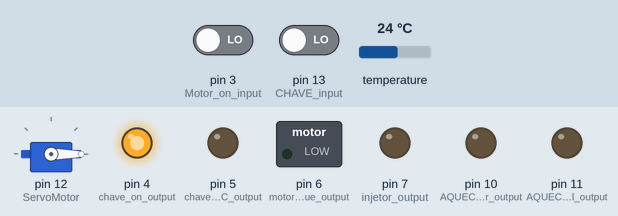
Recording of a sketch running on a simulated Arduino Uno, built with avr-gcc and run on an emulated ATmega328P. Parts: servo, switched loads named in the sketch (green lamp = pin HIGH), output pins drawn as LEDs (lit = HIGH). The test bench sets the inputs (shaded band); at power-on: pin 13 (CHAVE_input) LOW, pin 3 (Motor_on_input) LOW, temperature 24 °C.

Above: at 1.2 s.
1.3 s: pin 13 (CHAVE_input) driven HIGH
At 2.9 s:
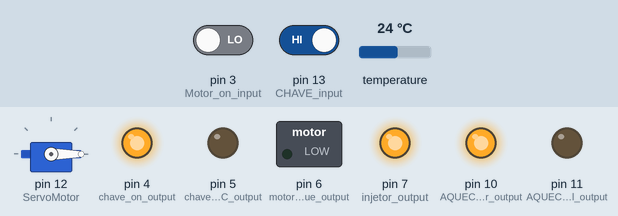
3.5 s: pin 3 (Motor_on_input) driven HIGH
At 5.5 s:
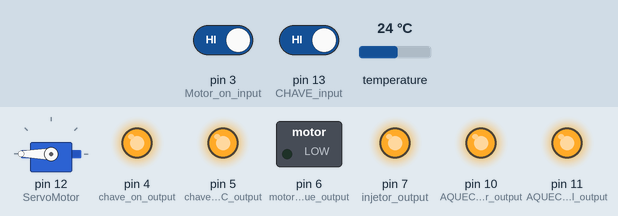
5.8 s: pin 3 (Motor_on_input) driven LOW
At 8.5 s:
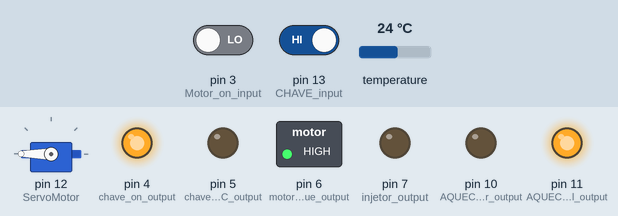
8.8 s: pin 3 (Motor_on_input) driven HIGH
At 11.6 s:
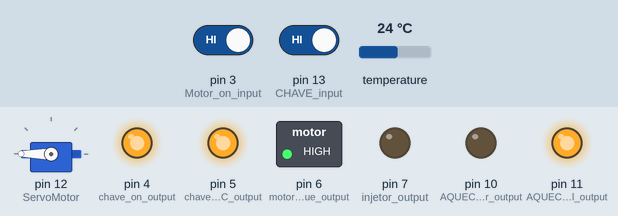
11.8 s: pin 13 (CHAVE_input) driven LOW
At 12.9 s:
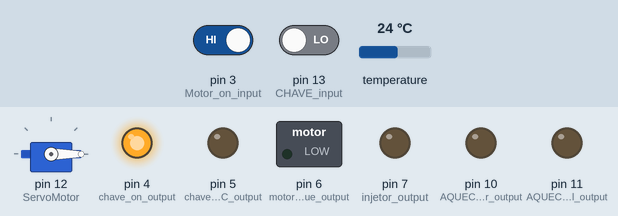
13.4 s: pin 13 (CHAVE_input) driven HIGH
At 14.5 s:
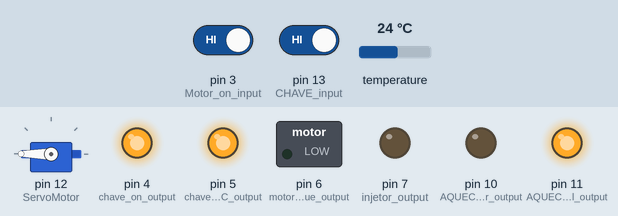
Timing chart, 0 to 16.4 s (numbered marks = the images above; inputs shaded):
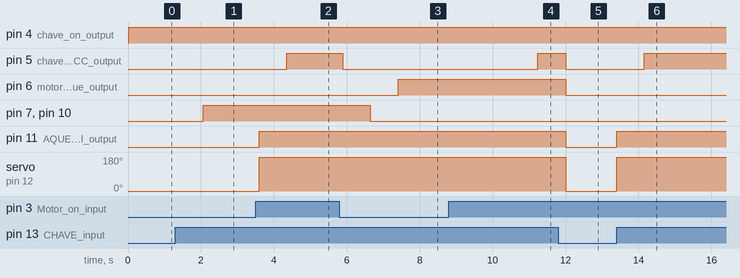

Measured:
- after the input at 1.3 s, pin 7 (injetor_output), pin 10 (AQUECEDOR_injetor_output): LOW → HIGH after 0.76 s
- after the input at 3.5 s, pin 5 (chave_ACC_output): LOW → HIGH after 0.86 s; pin 11 (AQUECEDOR_combustivel_output): LOW → HIGH after 0.09 s; servo on pin 12 (ServoMotor): 0° → 180° after 0.09 s
- after the input at 5.8 s, pin 5 (chave_ACC_output): HIGH → LOW after 0.09 s; pin 6 (motor_arranque_output): LOW → HIGH after 1.6 s; pin 7 (injetor_output), pin 10 (AQUECEDOR_injetor_output): HIGH → LOW after 0.85 s
- after the input at 8.8 s, pin 5 (chave_ACC_output): LOW → HIGH after 2.4 s
- after the input at 11.8 s, pin 5 (chave_ACC_output), pin 6 (motor_arranque_output), pin 11 (AQUECEDOR_combustivel_output): HIGH → LOW after 0.20 s; servo on pin 12 (ServoMotor): 180° → 0° after 0.20 s
- after the input at 13.4 s, pin 5 (chave_ACC_output): LOW → HIGH after 0.76 s; pin 11 (AQUECEDOR_combustivel_output): LOW → HIGH at once; servo on pin 12 (ServoMotor): 0° → 180° at once

The sketch:

Ligar_Motor_arduino-1.ino
```cpp
/*
 * Parte 1 - Arduino
 * Automação da partida do motor
 */

#include "Servo.h"
#include <OneWire.h>
#include <DallasTemperature.h>

//definindo pinos de entradas
#define ONE_WIRE_BUS 2

OneWire oneWire(ONE_WIRE_BUS);
DallasTemperature sensors(&oneWire);
DeviceAddress sensor1;

#define Motor_on_input 3


//definindo pinos de saídas
#define  chave_on_output 4
#define chave_ACC_output 5
#define motor_arranque_output 6
#define injetor_output 7
#define farol_output 8
#define farolmilha_output 9
#define AQUECEDOR_injetor_output 10
#define AQUECEDOR_combustivel_output 11
#define ServoMotor 12


#define CHAVE_input 13

Servo meuservo; // Cria o objeto servo para programação
int angulo = 0;

//definindo variveis
int Chave = 0;
int vfarol = 0;
int vfarolmilha = 0;
int temp = 0;
boolean Status_car = false;

int MOTOR_on = 0;

unsigned long time0;
unsigned long time1;
unsigned long time2;
unsigned long time3;

void setup() {
  sensors.begin();

//definindo entradas

pinMode(Motor_on_input, INPUT);


pinMode(CHAVE_input, INPUT);


//definindo saídas
pinMode(chave_on_output, OUTPUT);
pinMode(chave_ACC_output, OUTPUT);
pinMode(motor_arranque_output, OUTPUT);
pinMode(injetor_output, OUTPUT);
pinMode(AQUECEDOR_injetor_output, OUTPUT);
pinMode(AQUECEDOR_combustivel_output, OUTPUT);


meuservo.attach(ServoMotor);

//Iniciando rele com desligado
digitalWrite(AQUECEDOR_injetor_output, LOW);
digitalWrite(AQUECEDOR_combustivel_output, LOW);
digitalWrite(chave_on_output, LOW);
digitalWrite(chave_ACC_output, LOW);
digitalWrite(motor_arranque_output, LOW);
digitalWrite(injetor_output, LOW);
meuservo.write(angulo);
}

void loop() {


Chave = digitalRead(CHAVE_input);
Car_On();

if (Chave == 1) {

Status_car = Car_ONLINE();

  if (Status_car) {  // VERIFICAÇÀO PARA VER SE O MOTOR JA ESTA LIGADO
    digitalWrite(chave_ACC_output, LOW);
    Car_partida();
   }else{ if ((temp == 1)and (!Status_car)) { // Carro esta ligado so que a temperatura do motor ainda esta baixa, ele vai ligar o aquecedor do motor e dai deixar o carro acelerado um pouco
      digitalWrite(AQUECEDOR_combustivel_output, temp);
      meuservo.write(angulo + 180);
      temp = temperatura_motor();
      digitalWrite(chave_ACC_output, HIGH);
    }else{
      digitalWrite(AQUECEDOR_combustivel_output, LOW); // Carro esta ligado com a temperatura certa entao ele deligará o aquecedor e volta o acelerador ao normal
      meuservo.write(angulo);
      digitalWrite(chave_ACC_output, HIGH);
  }
  }

}else{
    digitalWrite(AQUECEDOR_injetor_output, LOW);
    digitalWrite(AQUECEDOR_combustivel_output, LOW);
    digitalWrite(chave_ACC_output, LOW);
    digitalWrite(motor_arranque_output, LOW);
    digitalWrite(injetor_output, LOW);

    meuservo.write(angulo);
}

}


void Car_On(){
  digitalWrite(chave_on_output, HIGH);
}


void Car_partida(){
    time0 = millis();
    time1 = 0;
    temp = temperatura_motor();
    if (time0 <= time1 + 5000){  //NUM PERIODO DE 5 SEGUNDOS O CARRO VAI ESQUENTAR CASO O COMBUSTIVEL ESTEJE ABAIXO DE 50°C E INJETAR-LO (GASOLINA)
      digitalWrite(AQUECEDOR_injetor_output, temp);
      digitalWrite(injetor_output, HIGH);

    }else{  // APOS O TEMPO EXECIDO ELE DESLIGARÁ O AQUECEDOR E O INJETOR DE GASOLINA
      time0 = millis();
      time2 = millis();
      digitalWrite(AQUECEDOR_injetor_output, LOW);
      digitalWrite(injetor_output, LOW);
      temp = temperatura_motor();
      digitalWrite(AQUECEDOR_combustivel_output, temp); // LIGAR O AQUECEDOR DO COMBUSTIVEL CASO O CARRO ESTERJE FRIO

      if ((time0 <= time2 + 3000) and (Status_car)) { //O ARDUINO VAI ACELERAR O CARRO E POR 3 SEGUNDOS VAI LIGAR O MOTOR DE ARRANQUE PARA QUE LIGUE O CARRO
         meuservo.write(angulo + 180);
         digitalWrite(motor_arranque_output, HIGH);

      }else {
        digitalWrite(motor_arranque_output, LOW); //Desligar O MOTOR DE ARRANQUE
        temp = temperatura_motor();
      }
    temp = temperatura_motor();
    }
}


boolean Car_ONLINE(){ // Funcao que verifica e retorna se o motor esta ligado ou nao

MOTOR_on = digitalRead(Motor_on_input);

if (MOTOR_on == 0) {
  return true;
}else{
  return false;
}

}

int temperatura_motor(){ // Funcao que verifica e retorna se a temperatura do motor esta baixa ou nao
sensors.requestTemperatures();
  float tempC = sensors.getTempC(sensor1);
  if (tempC < 50) {
    return 1;
  }else{
    return 0;
  }

}
```
